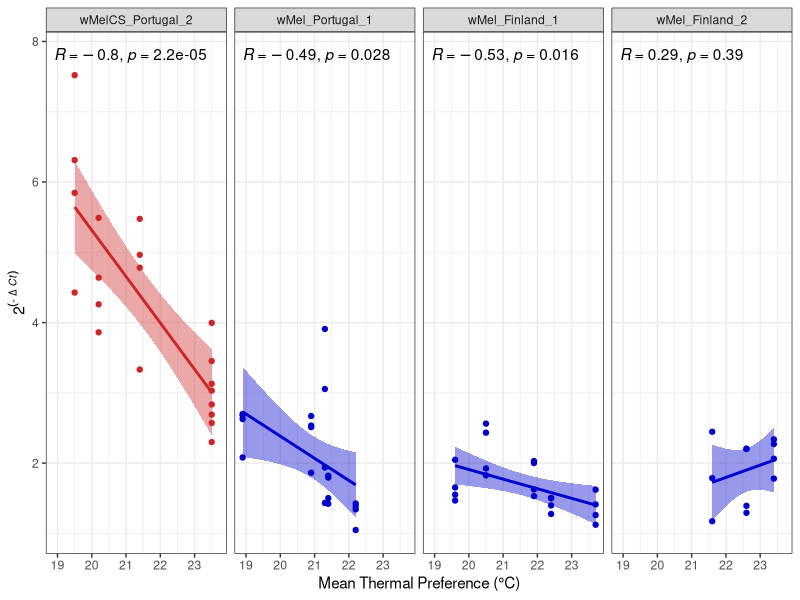
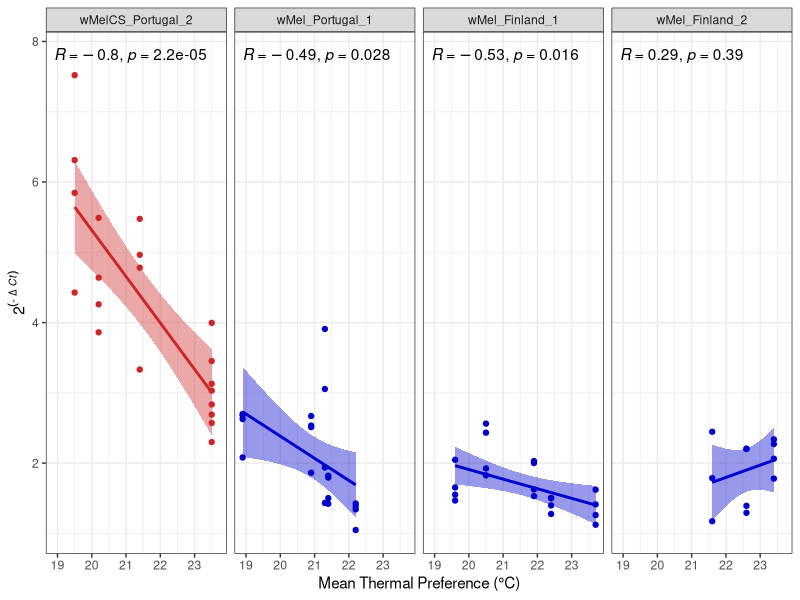

Write the R code that produced these figures, in order. (Note: this script raises an error after producing the figures.)
library(lme4)
library(afex)
library(emmeans)
library(ggplot2)
library(car)
require(gridExtra)
library(tidyverse)
library(readxl)
library(ggpubr)
library(knitr)

setwd("D:/GitHub/DrosoNatThermPref/analyses")

######## Basic Data exploration and data shaping ####
DATA <- read_excel("../data/thermal pref_qPCR results_29.03.23_MK.xlsx",
    sheet = "altogether"
)


### convert to factors
DATA$BioRep <- as.factor(DATA$BioRep)
DATA$TechRep <- as.factor(DATA$TechRep)
DATA$Run <- as.factor(DATA$Run)
levels(factor(DATA$WolbStrain))

color1 <- c("firebrick3", "blue3", "blue3", "blue3")
color2 <- c("firebrick3", "firebrick3", "blue3", "blue3", "blue3", "blue3")
DATA$WolbStrain <- factor(DATA$WolbStrain, levels = c("wMelCS_Portugal_1", "wMelCS_Portugal_2", "wMel_Portugal_1", "wMel_Portugal_2", "wMel_Finland_1", "wMel_Finland_2"))


## calculate mean Ct across technical replicates and remove samples with SD>=0.5
means <- DATA %>%
    group_by(Run, Line, BioRep, Gene, Sex, median_Tp, mean_Tp, WolbStrain) %>%
    dplyr::summarise(Mean = mean(Ct), SD = sd(Ct)) %>%
    select(!SD)
means

## calculate mean Ct across technical replicates and retain samples with SD>=0.3 to get a list of samples to be repeated
means.SD <- DATA %>%
    group_by(Run, Line, BioRep, Gene, Sex) %>%
    summarise(Mean = mean(Ct), SD = sd(Ct)) %>%
    filter(SD >= 0.5)
means.SD

# write.table(means.SD,file="/Users/Anton/Keepitcool!/qPCR_competition assay fecundity/qPCR_2B_repeated.txt",quote = F,row.names = F)

## calculate delta CT
means.spread <- na.omit(spread(means, Gene, Mean))
means.spread$delta <- 2^(-(means.spread$wd - means.spread$rpl))

## plot RegressionPlots (direct from runs)
Run.data <- subset(means.spread, means.spread$Run != "stock")

qPCR.reg <- ggplot(Run.data, aes(x = mean_Tp, y = delta, color = WolbStrain, fill = WolbStrain)) +
    geom_point(show.legend = FALSE) +
    geom_smooth(
        method = lm,
        show.legend = FALSE
    ) +
    theme_bw() +
    ylab(expression(2^("-" ~ Delta ~ italic("Ct")))) +
    xlab("Mean Thermal Preference (°C)") +
    facet_grid(. ~ WolbStrain) +
    scale_color_manual(values = color1) +
    scale_fill_manual(values = color1) +
    stat_cor(label.y = 7.8, col = "black")


ggsave(
    "MK/qPCR_regressions.pdf",
    qPCR.reg,
    width = 8,
    height = 5
)

ggsave(
    "MK/qPCR_regressions.png",
    qPCR.reg,
    width = 8,
    height = 5
)
sink("MK/stats_qPCR1.txt")
cat("test sig. diff among Types")
### test if sign. diff. among Types
Run.full <- separate(Run.data, WolbStrain, c("Type", "origin", "Rep"))
Run.data$IDRep <- paste0(Run.data$BioRep, Run.data$Sex)
res <- glm(delta ~ Type * mean_Tp * Sex,
    data = Run.full
)
Anova(res, type = 3)

for (i in unique(Run.data$WolbStrain)) {
    cat("#######", i, "#########")
    DAT.i <- filter(Run.data, WolbStrain == as.character(i))
    res <- lm(delta ~ mean_Tp,
        data = DAT.i
    )
    print(summary(res))
}
sink()

Stock.data <- subset(means.spread, means.spread$Run == "stock")


qPCR.bp <- ggplot(Stock.data, aes(x = WolbStrain, y = delta, color = WolbStrain, fill = WolbStrain)) +
    geom_jitter(
        show.legend = FALSE,
        alpha = 0.2
    ) +
    geom_boxplot(
        show.legend = FALSE,
        alpha = 0.4
    ) +
    theme_bw() +
    ylab(expression(2^("-" ~ Delta ~ italic("Ct")))) +
    xlab("") +
    scale_color_manual(values = color2) +
    scale_fill_manual(values = color2) +
    stat_cor(label.y = 7.8, col = "black")
qPCR.bp

ggsave(
    "MK/qPCR_boxplot.pdf",
    qPCR.bp,
    width = 8,
    height = 5
)

ggsave(
    "MK/qPCR_boxplot.png",
    qPCR.bp,
    width = 8,
    height = 5
)
